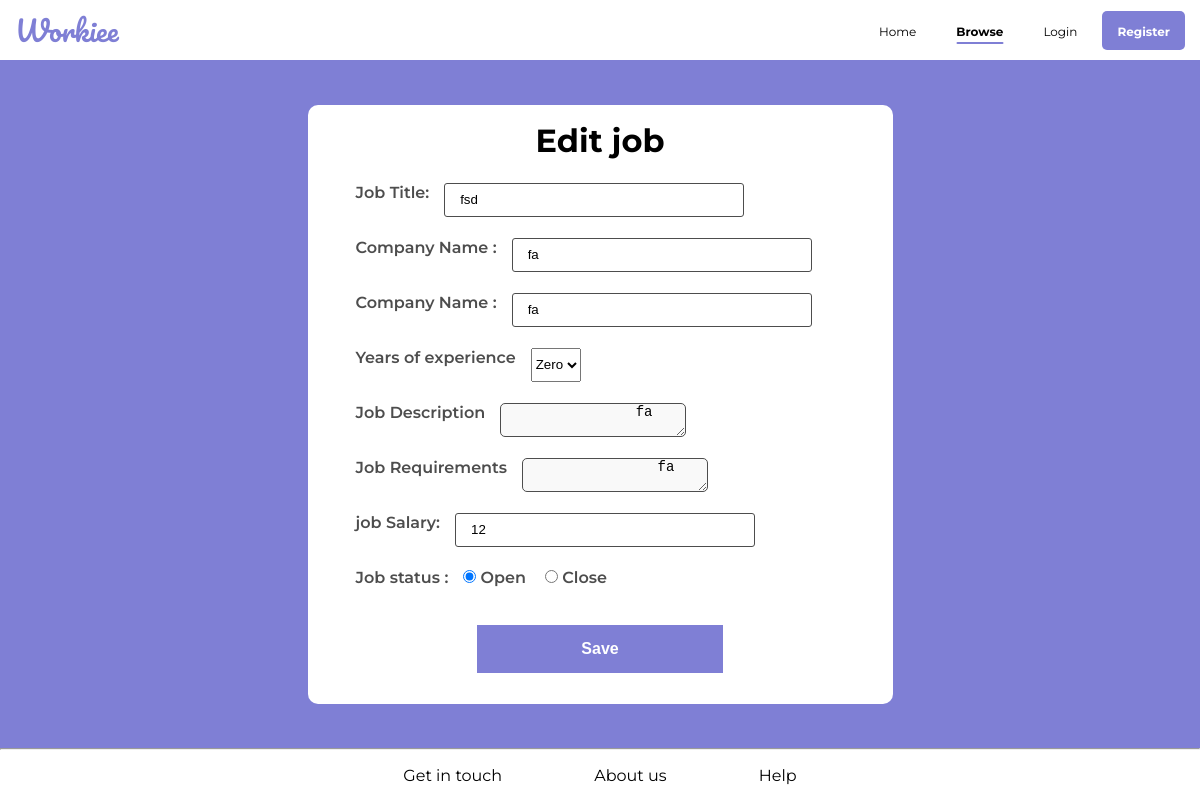
Page /jobs/edit/29 on the committed database.
### jobs/models.py (models this page shows)
class Jobs(models.Model):
    jobtitle = models.CharField(max_length=255)
    jobsalary = models.IntegerField(default=0)
    jobstatus = models.CharField(max_length=255)
    yearsofexperience = models.CharField(max_length=255)
    companyname = models.CharField(max_length=255)
    companyaddress = models.CharField(max_length=255)
    jobdescription = models.TextField(default='')
    jobrequirements = models.TextField(default='')
    user_id = models.ForeignKey(User, on_delete=models.CASCADE,null=True)

### jobs/views.py (the view)
# urls.py: path('edit/<int:id>',views.edit,name='edit'),
def edit(request,id):
  template= loader.get_template('editJob.html')
  alljobs = Jobs.objects.get(id=id)
  context = {
        'x' : alljobs,
    }
  return HttpResponse(template.render(context,request))

### templates/editJob.html (shortened to what this page needs)
{% load static %}
<!DOCTYPE html>
<html>
<head>
    <link rel="stylesheet" href="{% static 'css/editjob.css' %}" />
    <link rel="stylesheet" href="{% static 'css/style.css' %}" />
        <link rel="stylesheet" href="https://cdnjs.cloudflare.com/ajax/libs/font-awesome/5.15.4/css/all.min.css">
</head>
<body>
  <div class="header">
    <nav class="container">
        <h1 class="logo"><a href="{%url 'index'%}">Workiee</a></h1>
        <ul>
            <li><a href="{%url 'index'%}">Home</a></li>
            <li><a href="{%url 'browse'%}" class="selected">Browse</a></li>
            <li name="login" role="authentication"><a href="{%url 'login'%}">Login</a></li>
            <li name="register" role="authentication"><a href="{%url 'register'%}">Register</a></li>
        </ul>
    </nav>
</div>
  <div class="editJob-form" >
    <div class="container">
      <div class="form-box">
        <form action="{% url 'update' %}" method = "post" id = "editJob" class="editJob">
          <h2>Edit job</h2>
          <div class="input-group">
            <div class="input-field">
              <label for="jobTitle"> Job Title: </label>
              <input type="text" name="jobTitle" id="jobTitle" placeholder="Job Title" required value = "{{x.jobtitle}}">
            </div>
            <div class="input-field">
              <label for="CompanyName">Company Name :</label>
              <input type="text" name="CompanyName" id="CompanyName" placeholder="Company Name" required value = "{{x.companyname}}">
            </div>
            <div class="input-field">
              <label for="CompanyAddress">Company Name :</label>
              <input type="text" name="CompanyAddress" id="CompanyAddress" placeholder="Company Address" required value = "{{x.companyaddress}}">
            </div>
            <div class="input-field">
              <label for="yearsOfExperience">Years of experience</label>
              <select name="yearsOfExperience" id="yearsOfExperience">
                  <option value="zero" {% if x.yearsofexperience == 'zero' %}selected{% endif %}>Zero</option>
              </select>
            </div>
            <div class="input-field">
              <label for="jobDescription">Job Description</label>
              <textarea name="jobDescription" id="jobDescription" placeholder="job Description">
                {{x.jobdescription}}
              </textarea>
            </div>
            <div class="input-field">
              <label for="jobRequirements">Job Requirements</label>
              <textarea name="jobRequirements" id="jobRequirements" placeholder="jobRequirements">
                {{x.jobrequirements}}
              </textarea>
            </div>
            <div class="input-field">
              <label for="jobSalary">job Salary:</label>
              <input type="number" name="jobSalary" id="jobSalary" placeholder="Salary" required value = "{{x.jobsalary}}">
            </div>
            <div class="input-field">
              <label for="jobStatus">Job status : </label>
              <div class="jobStatus">
                <input type="radio" name="JobStatus" value="open" required {% if x.jobstatus == 'open' %}checked{% endif %}>
                <label for="open">Open</label>
                <input type="radio" name="JobStatus" value="close" required {% if x.jobstatus == 'close' %}checked{% endif %}>
                <label for="close">Close</label>
              </div>
            </div>
          </div>
          <div class="input-button">
            <input type="submit" value="Save"/>
          </div>
        </div>
      </div>
    </div>
    <hr>
    <footer>
        <center>
            <a href="#">Get in touch</a>
            <a href="#">About us</a>
            <a href="#">Help</a>
        </center>
    </footer>
</body>
</html>

### static/css/editjob.css (style rules this page uses)
:root { --primary-background: #ffffff; --primary-text-color-dark: #000000; --primary-text-color-light: #ffffff; --secondary-text-color: #4D4D4D; --primary-style-color: #7F7FD5; --primary-syle-color-hover:#5b5b94; --primary-style-shade:#EAEBED; --color-input-success: #09c372; --primary-style-link:#0172B1; }
* { margin:0; padding: 0; box-sizing: border-box; transition: 0.2s; }
@media (min-width: 576px) { .container { width: 400px; } }
@media (min-width: 768px) { .container { width: 750px; } }
@media (min-width: 992px) { .container { width: 970px; } }
@media (min-width: 1200px) { .container { width: 1170px; } }
.header { height: 4rem; }
.editJob-form { display: flex; align-items: center; background-color: var(--primary-style-color); height:calc(100vh - 7rem ); width: 100%; }
.container { margin: 20px auto; display: flex; align-items: center; }
.editJob-form .container .form-box { display: flex; align-items: center; margin: 0px auto; width: clamp(400px, 50%, 1050px); }
.editJob-form .container .form-box form { background-color: var(--primary-text-color-light); width: 100%; padding: 1rem 2rem; border-radius: 10px; }
.editJob-form .container .form-box form .input-group { display: flex; flex-wrap: wrap; gap: 5px 10px; }
.input-field { flex: 1 1 calc(50% - 2rem); display: flex; flex-wrap: wrap; margin: 0.5rem 1rem; }
.input-field label { color: var(--secondary-text-color); margin-right: 15px; margin-bottom: 15px; font-weight: 600; }
.editJob-form .container .form-box form h2 { font-size: 2rem; margin-bottom: 15px; color: var(--primary-text-color-dark); text-align: center; position: relative; }
.input-field input[type="text" ] ,.input-field input[type="number" ] { width: clamp(150px , 100% , 300px); background: transparent; border: 0.5px solid var(--secondary-text-color); border-radius: 3px; outline: 0; padding: 0px 15px; }
.editJob-form .container .form-box form .input-button { display: flex; padding: 15px; }
.editJob-form .container .form-box form .input-button input { margin: 0px auto; width: 50%; padding: 15px 30px; background-color: var(--primary-style-color); border: none; color:var(--primary-text-color-light); transition: 0.2s; font-weight: 700; font-size: 16px; cursor: pointer; }
.input-button { display: flex; flex-direction: column; }
textarea { transition: 0.2s; font-size: 14px; border: 1px solid #ccc; border-radius: 5px; resize: vertical; background-color: #f9f9f9; border: 1px solid var(--secondary-text-color); }
footer { height: 2rem; display: flex; justify-content: center; align-items: center; }
footer a { text-decoration: none; color: var(--primary-text-color-dark); margin-right: 3rem; }
footer a:last-child { margin-right: 0px; }

### rows in the picture
Jobs: jobTitle "fsd", CompanyName "fa", CompanyAddress "fa", jobDescription "fa", jobRequirements "fa", jobSalary "12", jobstatus "☑"
